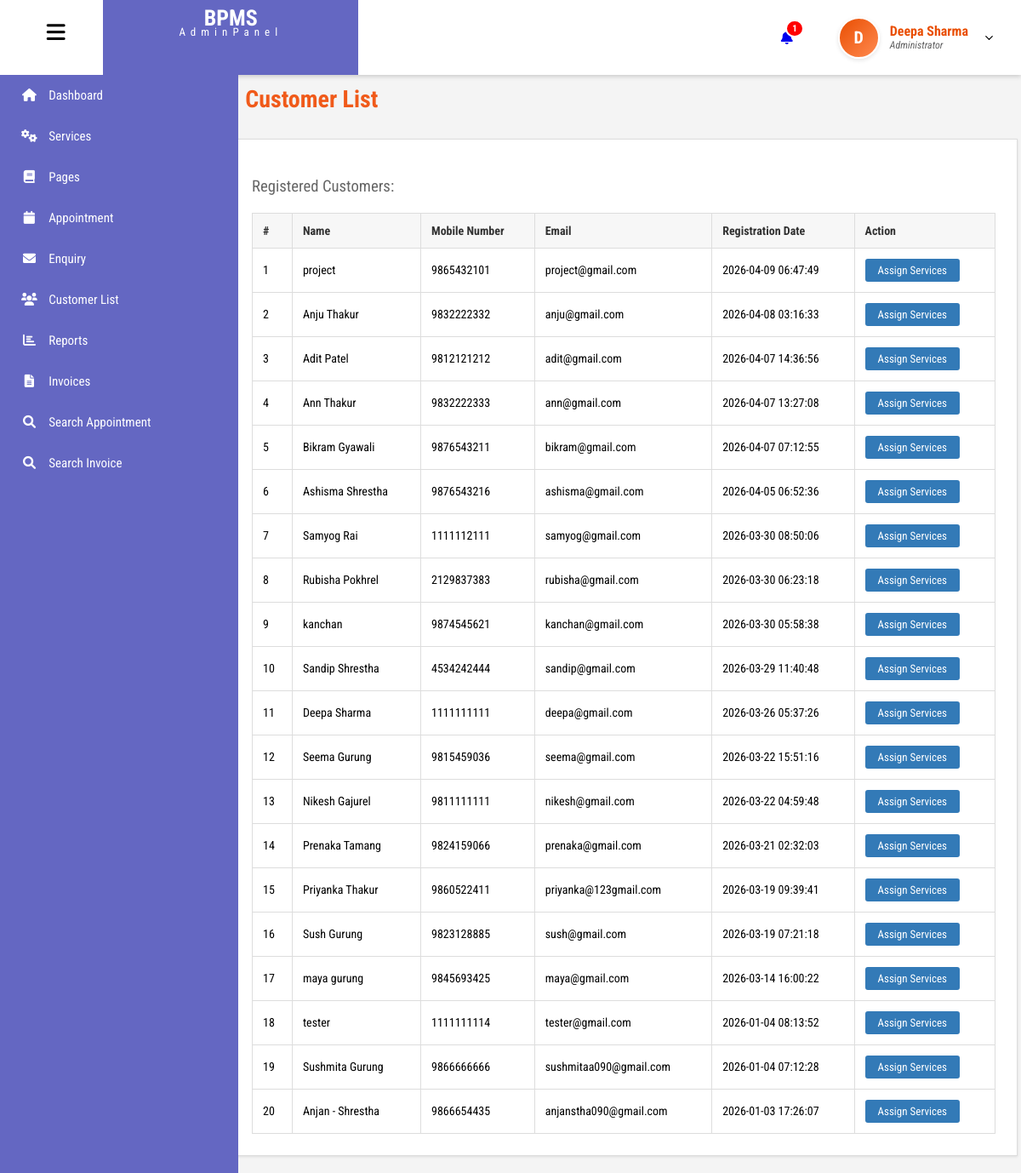
The page /admin/customer-list.php (signed in) on the database its author committed.
### tables this page shows
CREATE TABLE `tblusers` (
  `id` int(11) NOT NULL,
  `FullName` varchar(100) DEFAULT NULL,
  `email` varchar(100) NOT NULL,
  `Image` varchar(200) DEFAULT NULL,
  `password` varchar(255) NOT NULL,
  `role` enum('admin','user') NOT NULL,
  `created_at` timestamp NOT NULL DEFAULT current_timestamp(),
  `MobileNumber` varchar(15) DEFAULT NULL
);

### admin/customer-list.php (the view, shortened to what this page needs)
<?php
include('includes/dbconnection.php');
if (strlen($_SESSION['bpmsaid']) == 0) {
    header('location:logout.php');
} else {
?>
<!DOCTYPE html>
<html lang="en">
<head>
    <link rel="stylesheet" href="css/customer-list.css">
    <link rel="stylesheet" href="css/fontawesome.css">
</head>
<body>
<?php include 'includes/header.php'; ?>
<?php include 'includes/sidebar.php'; ?>
<main id="main-content" class="main-content">
    <div class="page">
        <h2 class="title">Customer List</h2>
        <div class="card">
            <h3>Registered Customers:</h3>
            <table>
                <thead>
                    <tr>
                        <th>#</th>
                        <th>Name</th>
                        <th>Mobile Number</th>
                        <th>Email</th>
                        <th>Registration Date</th>
                        <th>Action</th>
                    </tr>
                </thead>
                <tbody>
                <?php
                $ret = mysqli_query($con, "SELECT * FROM tblusers WHERE role='user' ORDER BY id DESC");
                $cnt = 1;
                if(mysqli_num_rows($ret) > 0) {
                    while ($row = mysqli_fetch_array($ret)) {
                ?>
                    <tr>
                        <td><?php echo $cnt; ?></td>
                        <td><?php echo $row['FullName']; ?></td>
                        <td><?php echo $row['MobileNumber']; ?></td>
                        <td><?php echo $row['email']; ?></td>
                        <td><?php echo $row['created_at']; ?></td>
                        <td>
                            <div class="action-buttons">
                                <a href="add-customer-services.php?addid=<?php echo $row['id']; ?>" class="assign">Assign Services</a>
                            </div>
                        </td>
                    </tr>
                <?php
                    $cnt++;
                    }
                } else { ?>
                    <tr>
                        <td colspan="6" style="text-align:center; color:red; padding:20px;">No customers registered yet.</td>
                    </tr>
                <?php } ?>
                </tbody>
            </table>
        </div>
    </div>
</main>
</body>
</html>
<?php } ?>

### admin/includes/header.php (shortened to what this page needs)
<?php
include_once('includes/dbconnection.php');
$adminid = $_SESSION['bpmsaid'];
$headerQuery = mysqli_query($con, "SELECT FullName, Image FROM tblusers WHERE id='$adminid'");
$adminData = mysqli_fetch_array($headerQuery);
$fullName = !empty($adminData['FullName']) ? $adminData['FullName'] : "Admin";
$adminImage = $adminData['Image'];
$initial = strtoupper(substr($fullName, 0, 1));
$ret = mysqli_query($con, "SELECT ID FROM tblappointment WHERE Status='Pending' OR Status='' OR Status='0'");
$new_count = mysqli_num_rows($ret);
?>
<!DOCTYPE html>
<html lang="en">
<head>
  <link rel="stylesheet" href="https://cdnjs.cloudflare.com/ajax/libs/font-awesome/6.0.0/css/all.min.css">
  <link rel="stylesheet" href="includes/header.css">
</head>
<body>
<header id="header">
  <div class="logo">
    <i class="fa-solid fa-bars" id="hamburger"></i>
    <div class="logo2">
      <h1>BPMS</h1>
      <p>AdminPanel</p>
    </div>
  </div>
  <div class="icon">
    <div class="bell">
      <a href="new-appointment.php" style="position: relative; text-decoration: none;">
        <i class="fa-solid fa-bell"></i>
        <?php if($new_count > 0): ?>
          <span class="notification-badge"><?php echo $new_count; ?></span>
        <?php endif; ?>
      </a>
    </div>
    <div class="admin-profile-container" style="position: relative; display: flex; align-items: center;">
      <div class="user" onclick="toggleDropdown()" style="cursor: pointer;">
        <div class="avatar-circle">
            <?php if(empty($adminImage)): ?>
                <?php echo $initial; ?>
            <?php else: ?>
                <img src="images/<?php echo $adminImage; ?>" alt="Admin Profile" class="profile-pic">
            <?php endif; ?>
        </div>
        <div class="user-text">
          <h3><?php echo $fullName; ?></h3>
          <p>Administrator</p>
        </div>
        <img src="images/dropdown.svg" alt="dropdown" id="drop-arrow" style="transition: transform 0.3s;">
      </div>
    </div>
  </div>
</header>
</body>
</html>

### admin/css/customer-list.css (style rules this page uses)
body { font-family: 'Poppins', 'Roboto', sans-serif; background: #f4f4f4; margin: 0; }
.main-content { position: relative; top: 60px; margin-left: 0; min-height: 100vh; padding: 20px; background: #f4f4f4; box-sizing: border-box; transition: margin-left 0.3s ease; }
.main-content.shifted { margin-left: 250px; }
.title { color: #f05a1a; font-size: 28px; margin: 20px 0 30px 2%; }
.card { background: #ffffff; border: 1px solid #ddd; padding: 25px; box-shadow: 0 1px 3px rgba(0, 0, 0, 0.1); width: 96%; margin: auto; overflow-x: auto; }
.card h3 { color: #666; margin-bottom: 20px; font-weight: 400; }
table { width: 100%; border-collapse: collapse; }
table th { background: #f7f7f7; border: 1px solid #ddd; padding: 12px; text-align: left; font-size: 14px; color: #333; }
table td { border: 1px solid #ddd; padding: 12px; font-size: 14px; }
.assign { background: #337ab7; color: white; padding: 6px 15px; text-decoration: none; border-radius: 3px; font-size: 13px; transition: 0.3s; display: inline-block; }
.action-buttons { display: flex; gap: 5px; }

### admin/includes/header.css (style rules this page uses)
body { font-family: 'Roboto Condensed', sans-serif; margin: 0; padding: 0; background-color: #e3e3e3; }
#header { display: flex; justify-content: space-between; height: 11vh; background-color: white; box-shadow: 0 2px 5px rgb(181, 176, 176); position: sticky; top: 0; z-index: 1000; }
.logo { display: flex; gap: 40px; }
.logo i { font-size: 25px; padding-top: 25px; margin-left: 50px; cursor: pointer; }
.logo2 { width: 300px; height: 11vh; text-align: center; background-color: #6467c2; color: white; line-height: 12px; font-size: 13px; }
.logo2 h1 { margin: 15px 0 5px 0; }
.logo2 p { letter-spacing: 6px; margin: 0; }
.icon { display: flex; }
.bell { padding: 30px 50px; display: flex; align-items: center; }
.notification-badge { position: absolute; top: -12px; right: -10px; background-color: #ff0000; color: white; font-size: 11px; padding: 2px 6px; border-radius: 50%; font-weight: bold; border: 2px solid white; }
.user { display: flex; gap: 12px; padding-right: 30px; align-items: center; height: 100%; }
.avatar-circle { width: 45px; height: 45px; border-radius: 50%; background: linear-gradient(135deg, #e94e02, #ff8a50); color: white; display: flex; align-items: center; justify-content: center; font-weight: bold; font-size: 20px; overflow: hidden; border: 2px solid #fff; box-shadow: 0 2px 5px rgba(0,0,0,0.1); }
.user-text { line-height: 1.2; }
.user-text h3 { color: #e94e02; margin: 0; font-size: 16px; }
.user-text p { font-style: italic; color: rgb(97, 97, 98); margin: 0; font-size: 12px; }
.user img#drop-arrow { width: 15px; margin-left: 5px; }

### admin/includes/sidebar.css (style rules this page uses)
#header { position: fixed; top: 0; left: 0; height: 11vh; width: 100%; background: #ffffff; display: flex; justify-content: space-between; align-items: center; box-shadow: 0 2px 5px #ccc; z-index: 2000; }

### rows shown on the page
tblusers: FullName "D", FullName "Deepa Sharma", MobileNumber "1111111111", email "deepa@gmail.com", created_at "2026-03-26 05:37:26"
tblusers: FullName "project", MobileNumber "9865432101", email "project@gmail.com", created_at "2026-04-09 06:47:49"
tblusers: FullName "Anju Thakur", MobileNumber "9832222332", email "anju@gmail.com", created_at "2026-04-08 03:16:33"
tblusers: FullName "Adit Patel", MobileNumber "9812121212", email "adit@gmail.com", created_at "2026-04-07 14:36:56"
tblusers: FullName "Ann Thakur", MobileNumber "9832222333", email "ann@gmail.com", created_at "2026-04-07 13:27:08"
tblusers: FullName "Bikram Gyawali", MobileNumber "9876543211", email "bikram@gmail.com", created_at "2026-04-07 07:12:55"
tblusers: FullName "Ashisma Shrestha", MobileNumber "9876543216", email "ashisma@gmail.com", created_at "2026-04-05 06:52:36"
tblusers: FullName "Samyog Rai", MobileNumber "1111112111", email "samyog@gmail.com", created_at "2026-03-30 08:50:06"
tblusers: FullName "Rubisha Pokhrel", MobileNumber "2129837383", email "rubisha@gmail.com", created_at "2026-03-30 06:23:18"
tblusers: FullName "kanchan", MobileNumber "9874545621", email "kanchan@gmail.com", created_at "2026-03-30 05:58:38"
tblusers: FullName "Sandip Shrestha", MobileNumber "4534242444", email "sandip@gmail.com", created_at "2026-03-29 11:40:48"
tblusers: FullName "Seema Gurung", MobileNumber "9815459036", email "seema@gmail.com", created_at "2026-03-22 15:51:16"
tblusers: FullName "Nikesh Gajurel", MobileNumber "9811111111", email "nikesh@gmail.com", created_at "2026-03-22 04:59:48"
tblusers: FullName "Prenaka Tamang", MobileNumber "9824159066", email "prenaka@gmail.com", created_at "2026-03-21 02:32:03"
tblusers: FullName "Priyanka Thakur", MobileNumber "9860522411", email "priyanka@123gmail.com", created_at "2026-03-19 09:39:41"
tblusers: FullName "Sush Gurung", MobileNumber "9823128885", email "sush@gmail.com", created_at "2026-03-19 07:21:18"
tblusers: FullName "maya gurung", MobileNumber "9845693425", email "maya@gmail.com", created_at "2026-03-14 16:00:22"
tblusers: FullName "tester", MobileNumber "1111111114", email "tester@gmail.com", created_at "2026-01-04 08:13:52"
tblusers: FullName "Sushmita Gurung", MobileNumber "9866666666", email "sushmitaa090@gmail.com", created_at "2026-01-04 07:12:28"
tblusers: FullName "Anjan - Shrestha", MobileNumber "9866654435", email "anjanstha090@gmail.com", created_at "2026-01-03 17:26:07"

### other values the page prints
$new_count "1"
